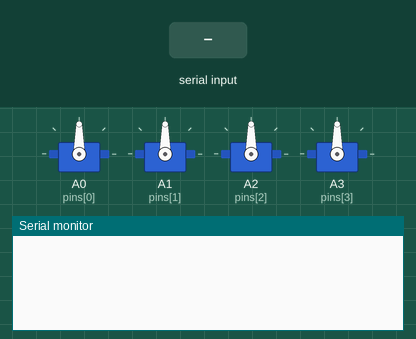
The sketch below on a simulated Arduino Uno, built with avr-gcc and run on an emulated ATmega328P. On the bench: 4 × servo, the last lines printed to the serial monitor. The inputs (shaded band) are chosen by the test bench.

Above: at 1.2 s.
1.3 s: "1\n" received over Serial
At 1.8 s:
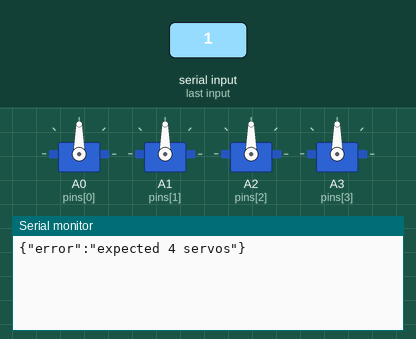
2.8 s: byte 10 ('\n') received over Serial
At 4.1 s:
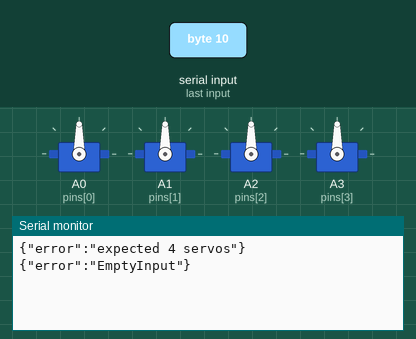

Measured:
- after the input at 1.3 s, the serial monitor: prints a new line at once (image 1)
- after the input at 2.8 s, the serial monitor: prints a new line at once (image 2)

The sketch:

arm.ino
```cpp
/*
 * gate.ino - Control de 4 servos via Serial.
 *
 * Formato JSON esperado (una linea por comando, terminado en \n):
 *   {"servos":[90,45,180,0]}
 *   {"servos":[0,90,180,45]}
 *
 * Cada valor es el angulo en grados (0-180) para el servo en esa posicion.
 * Pines: 0->9, 1->10, 2->11, 3->12.
 *
 * Respuestas:
 *   {"status":"ok"}
 *   {"error":"expected 4 servos"}
 *   {"error":"<deserialization error>"}
 */

#include <ArduinoJson.h>
#include <Servo.h>

#define NUM_SERVOS 4
#define BUFFER_SIZE 256

Servo servos[NUM_SERVOS]; // pinza, codo, hombro, base
const int pins[NUM_SERVOS] = {A0, A1, A2, A3};

char buffer[BUFFER_SIZE];
int index = 0;

void setup() {
    Serial.begin(115200);

    for (int i = 0; i < NUM_SERVOS; i++) {
        servos[i].attach(pins[i]);
    }
}

void loop() {
    while (Serial.available() > 0) {
        char c = Serial.read();

        if (c == '\n') {
            buffer[index] = '\0';
            processCommand(buffer);
            index = 0;
        } else if (index < BUFFER_SIZE - 1) {
            buffer[index++] = c;
        }
    }
}

void processCommand(char* json) {
    JsonDocument doc;
    DeserializationError err = deserializeJson(doc, json);

    if (err) {
        Serial.print("{\"error\":\"");
        Serial.print(err.c_str());
        Serial.println("\"}");
        return;
    }

    JsonArray angles = doc["servos"];

    if (!angles || angles.size() != NUM_SERVOS) {
        Serial.println("{\"error\":\"expected 4 servos\"}");
        return;
    }

    for (int i = 0; i < NUM_SERVOS; i++) {
        int angle = angles[i].as<int>();
        angle = constrain(angle, 0, 180);
        servos[i].write(angle);
    }

    Serial.println("{\"status\":\"ok\"}");
}
```
